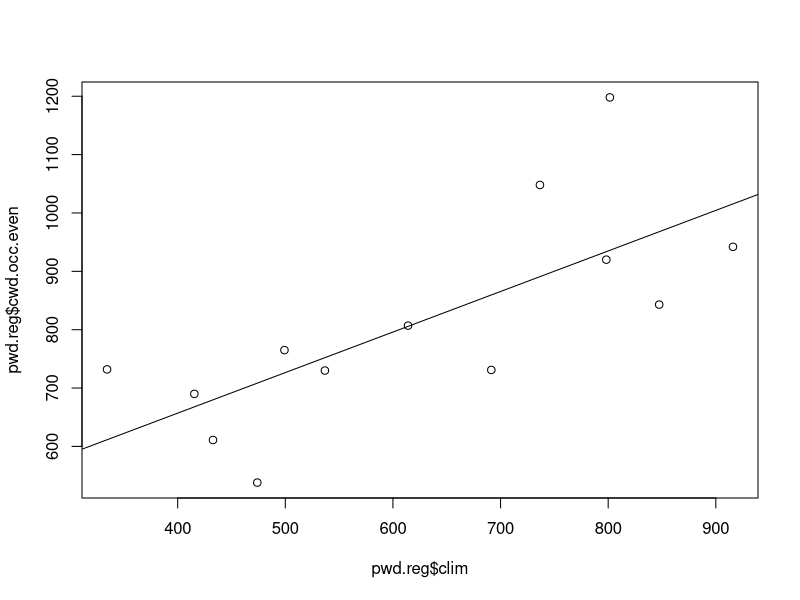
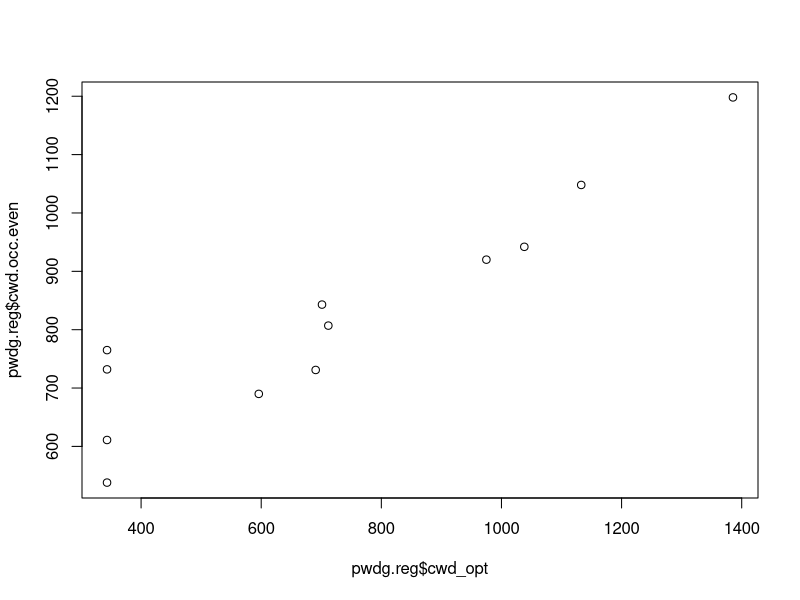
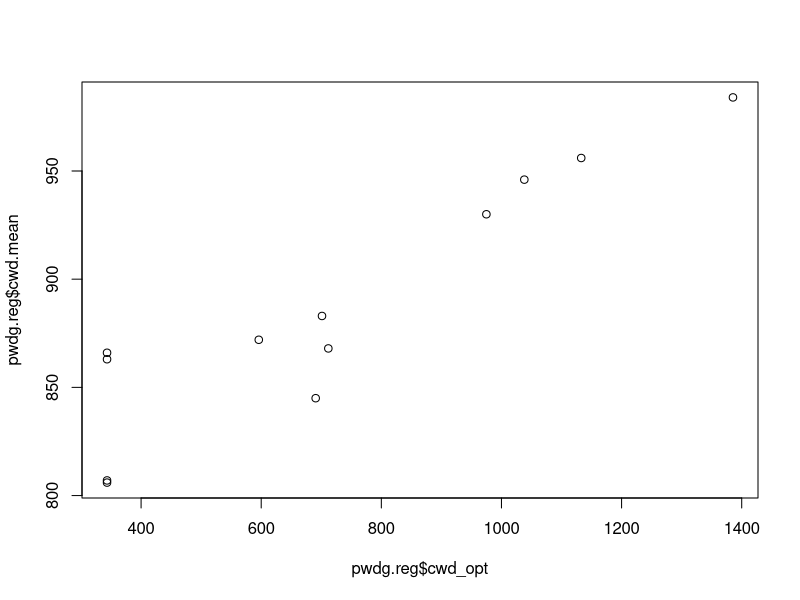
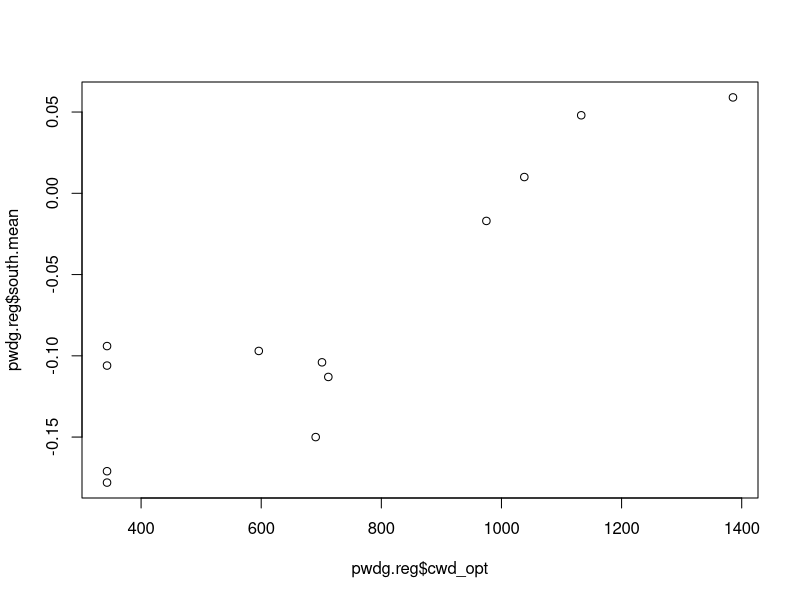
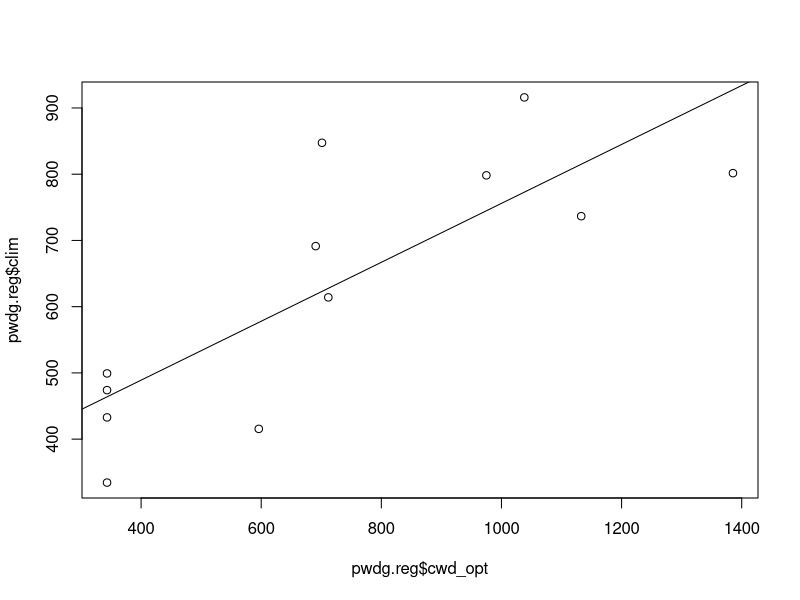

Generate these figures, in order, with R:
## compare PWD and regional means

names <- read.csv('data/names.csv',as.is=T)
names

pwdgam <- read.csv('data/pwd_gam1.csv',as.is=T)
pwdgam
pwdgam$sci.name <- names$Sci.name[match(pwdgam$species,names$Hyp.name)]

pwd <- read.csv('data/pwd_niche_means.csv',as.is=T)
pwd

reg <- read.csv('data/regional_niche_stats.csv',as.is=T)
reg

pwd.reg <- merge(pwd,reg[which(reg$stat=='mean'),],by.x='sci.names',by.y='species')
pwd.reg
plot(pwd.reg$cwd.occ.even~pwd.reg$clim)
fit <- lm(pwd.reg$cwd.occ.even~pwd.reg$clim)
summary(fit)
abline(fit)
pwdg.reg <- merge(pwdgam,pwd.reg,by.x='sci.name',by.y='sci.names')
pwdg.reg
plot(pwdg.reg$cwd_opt,pwdg.reg$cwd.occ.even)
plot(pwdg.reg$cwd_opt,pwdg.reg$cwd.mean)
plot(pwdg.reg$cwd_opt,pwdg.reg$south.mean)
plot(pwdg.reg$cwd_opt,pwdg.reg$clim)
fit <- lm(pwdg.reg$clim~pwdg.reg$cwd_opt)
abline(fit)
summary(fit)
